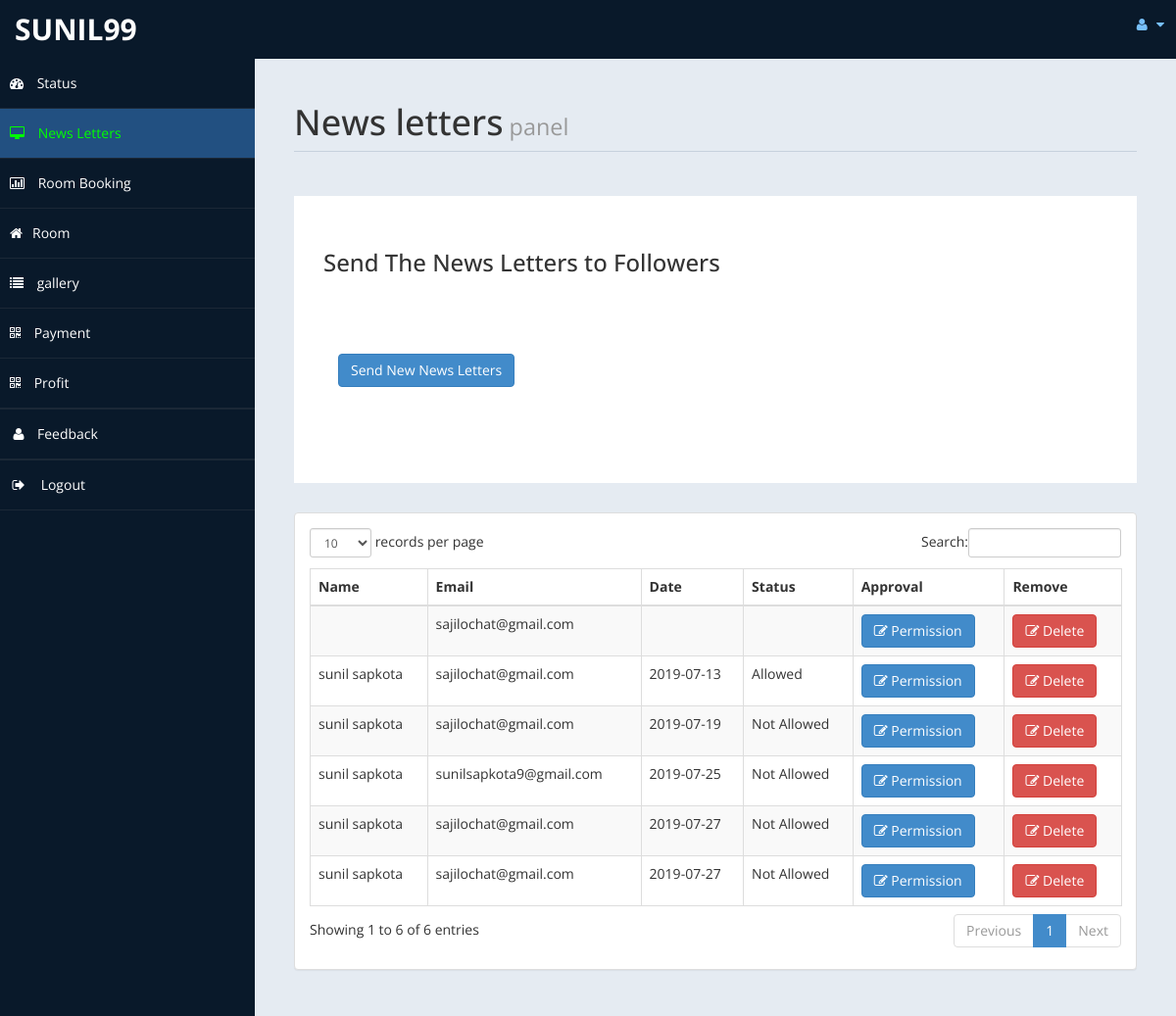
Page /homestay/admin/messages.php (signed in) on the committed database.
### tables this page shows
CREATE TABLE `newsletter` (
  `id` int(11) NOT NULL,
  `full_name` varchar(65) DEFAULT NULL,
  `email` varchar(56) DEFAULT NULL,
  `c_date` date DEFAULT NULL,
  `approval` varchar(65) DEFAULT NULL,
  `user_name` varchar(65) NOT NULL
);

### homestay/admin/messages.php (the view, shortened to what this page needs)
<!DOCTYPE html>
<html xmlns="http://www.w3.org/1999/xhtml">
<head>
    <link href="assets/css/bootstrap.css" rel="stylesheet" />
    <link href="assets/css/font-awesome.css" rel="stylesheet" />
    <link href="assets/css/custom-styles.css" rel="stylesheet" />
    <link href="assets/js/dataTables/dataTables.bootstrap.css" rel="stylesheet" />
</head>
<body>
    <div id="wrapper">
       <?php require'nav.php'; ?>
        <nav class="navbar-default navbar-side" role="navigation">
            <div class="sidebar-collapse">
                <ul class="nav" id="main-menu">
                    <li>
                        <a  href="home.php"><i class="fa fa-dashboard"></i> Status</a>
                    </li>
                    <li>
                        <a style ="background-color:#225081!important;color:lime;" href="http://localhost/project_hstay_selected/homestay/admin/messages.php"><i class="fa fa-desktop"></i> News Letters</a>
                    </li>
                    <li>
                        <a href="roombook.php"><i class="fa fa-bar-chart-o"></i> Room Booking</a>
                    </li>
                    <li  >
                        <a href="javascript:" class="nav-link "><i class="fa fa-home"></i>Room</a>
                    <li>
                        <a href="gallery.php"><i class="fa fa-list"></i> gallery</a>
                    </li><li>
                        <a href="payment.php"><i class="fa fa-qrcode"></i> Payment</a>
                    </li>
                    <li>
                        <a  href="profit.php"><i class="fa fa-qrcode"></i> Profit</a>
                    </li> <li class="divider"></li>
                     <li><a href="feedback.php"><i class="fa fa-user fa-fw"></i>Feedback</a>
                        </li>
                        <li class="divider"></li>
                    <li>
                        <a href="test/logout.php"><i class="fa fa-sign-out fa-fw"></i> Logout</a>
                    </li>
                    </ul>
            </div>
        </nav>
        <div id="page-wrapper" >
            <div id="page-inner">
			 <div class="row">
                    <div class="col-md-12">
                        <h1 class="page-header">
                           News letters<small> panel</small>
                        </h1>
                    </div>
                </div>
				 <?php
				include('db.php');
			   ?>
				 <div class="row">
                <div class="col-md-12">
                    <div class="jumbotron">
                        <h3>Send The News Letters to Followers</h3>
                        <p></p>
                        <p>
						<div class="panel-body">
                            <button class="btn btn-primary btn" data-toggle="modal" data-target="#myModal">
                              Send New News Letters
                            </button>
                            </div>
                        </div>
                    </div>
                </div>
            </div>
               <?php
				$sql = "SELECT * FROM `newsletter`";
				$re = mysqli_query($con,$sql);
			   ?>
            <div class="row">
                <div class="col-md-12">
                    <div class="panel panel-default">
                        <div class="panel-body">
                            <div class="table-responsive">
                                <table class="table table-striped table-bordered table-hover" id="dataTables-example">
                                    <thead>
                                        <tr>
                                            <th>Name</th>
                                            <th>Email</th>
                                            <th>Date</th>
											<th>Status</th>
											<th>Approval</th>
											<th>Remove</th>
                                        </tr>
                                    </thead>
                                    <tbody>
									<?php
										while($row = mysqli_fetch_array($re))
										{
											$id = $row['id'];
											if($id % 2 ==1 )
											{
												echo"<tr class='gradeC'>
													<td>".$row['full_name']."</td>
													<td>".$row['email']."</td>
													<td>".$row['c_date']."</td>
													<td>".$row['approval']."</td>
													<td><a href=newsletter.php?id=".$id ." <button class='btn btn-primary'> <i class='fa fa-edit' ></i> Permission</button></td>
													<td><a href=newsletterdel.php?eid=".$id ." <button class='btn btn-danger'> <i class='fa fa-edit' ></i> Delete</button></td>
												</tr>";
											}
											else
											{
												echo"<tr class='gradeU'>
													<td>".$row['full_name']."</td>
													<td>".$row['email']."</td>
													<td>".$row['c_date']."</td>
													<td>".$row['approval']."</td>
													<td><a href=newsletter.php?id=".$id." <button class='btn btn-primary'> <i class='fa fa-edit' ></i> Permission</button></td>
													<td><a href=newsletterdel.php?eid=".$id ." <button class='btn btn-danger'> <i class='fa fa-edit' ></i> Delete </button></td>
												</tr>";
											}
										}
									?>
                                    </tbody>
                                </table>
                            </div>
                        </div>
                    </div>
                </div>
            </div>
                </div>
            </div>
</body>
</html>

### homestay/admin/assets/css/custom-styles.css (style rules this page uses)
body { font-family: 'Open Sans', sans-serif; }
#wrapper { width: 100%; background:#09192A; }
#page-wrapper { padding: 15px 15px; min-height: 600px; background:#E5EBF2; }
#page-inner { width:100%; margin:10px 20px 10px 0px; background-color:transparent; padding:10px; min-height:1200px; }
h1, .h1, h2, .h2, h3, .h3 { margin-top: 7px; margin-bottom: -5px; }
p { font-size:16px; line-height:25px; padding-top:20px; }
.page-header { padding-bottom: 9px; margin: 10px 0 45px; border-bottom: 1px solid #C7D1DD; }
.jumbotron, .well { background:#fff; }
.sidebar-collapse , .sidebar-collapse .nav { background:none; }
.sidebar-collapse .nav { padding:0; }
.sidebar-collapse .nav > li > a { color:#fff; background:transparent; text-shadow:none; }
.sidebar-collapse > .nav > li > a { padding:15px 10px; }
.sidebar-collapse > .nav > li { border-bottom: 1px solid rgba(107, 108, 109, 0.19); }
.navbar-side { border:none; background-color: transparent; }
.navbar-default { border:0px solid black; }
.nav > li > a > i { margin-right:10px; }
@media (min-width:768px) { #page-wrapper { margin: 0 0 0 260px; padding: 15px 30px; min-height: 1200px; } }
@media (min-width:768px) { .navbar-side { z-index: 1; position: absolute; width: 260px; } }

### rows in the picture
newsletter: full_name "sunil sapkota", email "sajilochat@gmail.com", c_date "2019-07-13", approval "Allowed"
newsletter: full_name "sunil sapkota", email "sajilochat@gmail.com", c_date "2019-07-19", approval "Not Allowed"
newsletter: full_name "sunil sapkota", email "sunilsapkota9@gmail.com", c_date "2019-07-25", approval "Not Allowed"
newsletter: email "sajilochat@gmail.com"
newsletter: full_name "sunil sapkota", email "sajilochat@gmail.com", c_date "2019-07-27", approval "Not Allowed"
newsletter: full_name "sunil sapkota", email "sajilochat@gmail.com", c_date "2019-07-27", approval "Not Allowed"

### other values in the picture
$_SESSION["user"] "SUNIL99"
